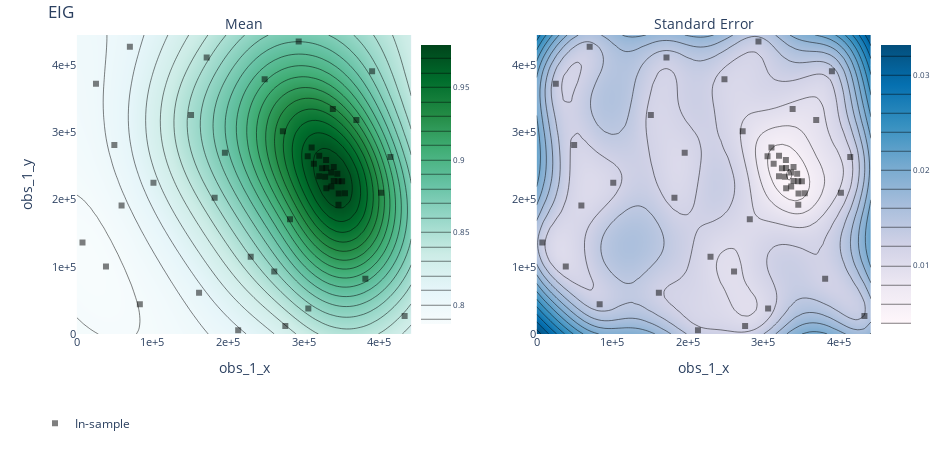

The code cell stored with this chart in its notebook:
### Code cell
render(ax_client.get_contour_plot(param_x="obs_1_x", param_y="obs_1_y", metric_name="EIG"))

### Figure 1 — Plotly figure (JSON) as saved in the notebook; plotly's stock layout.template omitted (floating-point values rounded to 4 significant figures; data arrays with more than 128 entries replaced by an {"elided": "..."} marker saying what was removed)
{"data": [{"autocolorscale": false, "autocontour": true, "colorbar": {"tickfont": {"size": 8}, "ticksuffix": "", "x": 0.45, "y": 0.5}, "colorscale": [[0, "rgb(247,252,253)"], [0.125, "rgb(229,245,249)"], [0.25, "rgb(204,236,230)"], [0.375, "rgb(153,216,201)"], [0.5, "rgb(102,194,164)"], [0.625, "rgb(65,174,118)"], [0.75, "rgb(35,139,69)"], [0.875, "rgb(0,109,44)"], [1, "rgb(0,68,27)"]], "contours": {"coloring": "heatmap"}, "hoverinfo": "x+y+z", "ncontours": 25, "type": "contour", "x": [0, 9027.0, 18050.0, 27080.0, 36110.0, 45130.0, 54160.0, 63190.0, 72210.0, 81240.0, 90270.0, 99290.0, 108300.0, 117300.0, 126400.0, 135400.0, 144400.0, 153500.0, 162500.0, 171500.0, 180500.0, 189600.0, 198600.0, 207600.0, 216600.0, 225700.0, 234700.0, 243700.0, 252700.0, 261800.0, 270800.0, 279800.0, 288800.0, 297900.0, 306900.0, 315900.0, 325000.0, 334000.0, 343000.0, 352000.0, 361100.0, 370100.0, 379100.0, 388100.0, 397200.0, 406200.0, 415200.0, 424200.0, 433300.0, 442300.0], "xaxis": "x", "y": [0, 9082.0, 18160.0, 27250.0, 36330.0, 45410.0, 54490.0, 63570.0, 72650.0, 81740.0, 90820.0, 99900.0, 109000.0, 118100.0, 127100.0, 136200.0, 145300.0, 154400.0, 163500.0, 172600.0, 181600.0, 190700.0, 199800.0, 208900.0, 218000.0, 227000.0, 236100.0, 245200.0, 254300.0, 263400.0, 272500.0, 281500.0, 290600.0, 299700.0, 308800.0, 317900.0, 326900.0, 336000.0, 345100.0, 354200.0, 363300.0, 372400.0, 381400.0, 390500.0, 399600.0, 408700.0, 417800.0, 426800.0, 435900.0, 445000.0], "yaxis": "y", "z": {"elided": "50x50 float values"}, "zauto": true, "zmax": 0.9792, "zmin": -0.9792}, {"autocolorscale": false, "autocontour": true, "colorbar": {"tickfont": {"size": 8}, "ticksuffix": "", "x": 1, "y": 0.5}, "colorscale": [[0, "rgb(255,247,251)"], [0.1429, "rgb(236,231,242)"], [0.2857, "rgb(208,209,230)"], [0.4286, "rgb(166,189,219)"], [0.5714, "rgb(116,169,207)"], [0.7143, "rgb(54,144,192)"], [0.8571, "rgb(5,112,176)"], [1, "rgb(3,78,123)"]], "contours": {"coloring": "heatmap"}, "hoverinfo": "x+y+z", "ncontours": 25, "type": "contour", "x": [0, 9027.0, 18050.0, 27080.0, 36110.0, 45130.0, 54160.0, 63190.0, 72210.0, 81240.0, 90270.0, 99290.0, 108300.0, 117300.0, 126400.0, 135400.0, 144400.0, 153500.0, 162500.0, 171500.0, 180500.0, 189600.0, 198600.0, 207600.0, 216600.0, 225700.0, 234700.0, 243700.0, 252700.0, 261800.0, 270800.0, 279800.0, 288800.0, 297900.0, 306900.0, 315900.0, 325000.0, 334000.0, 343000.0, 352000.0, 361100.0, 370100.0, 379100.0, 388100.0, 397200.0, 406200.0, 415200.0, 424200.0, 433300.0, 442300.0], "xaxis": "x2", "y": [0, 9082.0, 18160.0, 27250.0, 36330.0, 45410.0, 54490.0, 63570.0, 72650.0, 81740.0, 90820.0, 99900.0, 109000.0, 118100.0, 127100.0, 136200.0, 145300.0, 154400.0, 163500.0, 172600.0, 181600.0, 190700.0, 199800.0, 208900.0, 218000.0, 227000.0, 236100.0, 245200.0, 254300.0, 263400.0, 272500.0, 281500.0, 290600.0, 299700.0, 308800.0, 317900.0, 326900.0, 336000.0, 345100.0, 354200.0, 363300.0, 372400.0, 381400.0, 390500.0, 399600.0, 408700.0, 417800.0, 426800.0, 435900.0, 445000.0], "yaxis": "y2", "z": {"elided": "50x50 float values"}}, {"hoverinfo": "text", "legendgroup": "In-sample", "marker": {"color": "black", "opacity": 0.5, "symbol": 1}, "mode": "markers", "name": "In-sample", "text": ["Arm 0_0<br>EIG: 0.822229 (SEM: None)<br>obs_1_x: 275786<br>obs_1_y: 11746.7", "Arm 10_0<br>EIG: 0.855187 (SEM: None)<br>obs_1_x: 230040<br>obs_1_y: 114894", "Arm 11_0<br>EIG: 0.797529 (SEM: None)<br>obs_1_x: 25388.4<br>obs_1_y: 372569", "Arm 12_0<br>EIG: 0.797855 (SEM: None)<br>obs_1_x: 59229.9<br>obs_1_y: 191427", "Arm 13_0<br>EIG: 0.87746 (SEM: None)<br>obs_1_x: 293475<br>obs_1_y: 435156", "Arm 14_0<br>EIG: 0.892618 (SEM: None)<br>obs_1_x: 381662<br>obs_1_y: 82084.8", "Arm 15_0<br>EIG: 0.8594 (SEM: None)<br>obs_1_x: 151095<br>obs_1_y: 325847", "Arm 16_0<br>EIG: 0.805765 (SEM: None)<br>obs_1_x: 161709<br>obs_1_y: 61522.9", "Arm 17_0<br>EIG: 0.900934 (SEM: None)<br>obs_1_x: 369816<br>obs_1_y: 318436", "Arm 18_0<br>EIG: 0.89164 (SEM: None)<br>obs_1_x: 281997<br>obs_1_y: 170815", "Arm 19_0<br>EIG: 0.804499 (SEM: None)<br>obs_1_x: 70211.8<br>obs_1_y: 427680", "Arm 1_0<br>EIG: 0.923972 (SEM: None)<br>obs_1_x: 338638<br>obs_1_y: 334981", "Arm 20_0<br>EIG: 0.78536 (SEM: None)<br>obs_1_x: 7522.37<br>obs_1_y: 136055", "Arm 21_0<br>EIG: 0.901295 (SEM: None)<br>obs_1_x: 248457<br>obs_1_y: 379055", "Arm 22_0<br>EIG: 0.834375 (SEM: None)<br>obs_1_x: 433592<br>obs_1_y: 26750.1", "Arm 23_0<br>EIG: 0.876304 (SEM: None)<br>obs_1_x: 195891<br>obs_1_y: 269716", "Arm 24_0<br>EIG: 0.850594 (SEM: None)<br>obs_1_x: 182319<br>obs_1_y: 202760", "Arm 25_0<br>EIG: 0.872733 (SEM: None)<br>obs_1_x: 390594<br>obs_1_y: 391009", "Arm 26_0<br>EIG: 0.86475 (SEM: None)<br>obs_1_x: 261164<br>obs_1_y: 93026.2", "Arm 27_0<br>EIG: 0.802267 (SEM: None)<br>obs_1_x: 49657<br>obs_1_y: 281228", "Arm 28_0<br>EIG: 0.78974 (SEM: None)<br>obs_1_x: 83391.8<br>obs_1_y: 44360.6", "Arm 29_0<br>EIG: 0.949634 (SEM: None)<br>obs_1_x: 324496<br>obs_1_y: 246510", "Arm 2_0<br>EIG: 0.858598 (SEM: None)<br>obs_1_x: 306211<br>obs_1_y: 37971.9", "Arm 30_0<br>EIG: 0.986515 (SEM: None)<br>obs_1_x: 310626<br>obs_1_y: 277668", "Arm 31_0<br>EIG: 0.970826 (SEM: None)<br>obs_1_x: 305446<br>obs_1_y: 264542", "Arm 32_0<br>EIG: 0.998366 (SEM: None)<br>obs_1_x: 320640<br>obs_1_y: 265362", "Arm 33_0<br>EIG: 0.964808 (SEM: None)<br>obs_1_x: 313548<br>obs_1_y: 253487", "Arm 34_0<br>EIG: 0.987224 (SEM: None)<br>obs_1_x: 336521<br>obs_1_y: 240335", "Arm 35_0<br>EIG: 0.98492 (SEM: None)<br>obs_1_x: 336707<br>obs_1_y: 219706", "Arm 36_0<br>EIG: 1.00434 (SEM: None)<br>obs_1_x: 329755<br>obs_1_y: 258852", "Arm 37_0<br>EIG: 0.977807 (SEM: None)<br>obs_1_x: 328489<br>obs_1_y: 233955", "Arm 38_0<br>EIG: 0.995476 (SEM: None)<br>obs_1_x: 346025<br>obs_1_y: 227432", "Arm 39_0<br>EIG: 0.944488 (SEM: None)<br>obs_1_x: 339829<br>obs_1_y: 248461", "Arm 3_0<br>EIG: 0.815638 (SEM: None)<br>obs_1_x: 101390<br>obs_1_y: 225246", "Arm 40_0<br>EIG: 0.944555 (SEM: None)<br>obs_1_x: 320600<br>obs_1_y: 234726", "Arm 41_0<br>EIG: 0.96699 (SEM: None)<br>obs_1_x: 346114<br>obs_1_y: 192237", "Arm 42_0<br>EIG: 0.957284 (SEM: None)<br>obs_1_x: 329999<br>obs_1_y: 246989", "Arm 43_0<br>EIG: 0.970917 (SEM: None)<br>obs_1_x: 330053<br>obs_1_y: 217025", "Arm 44_0<br>EIG: 0.987261 (SEM: None)<br>obs_1_x: 346440<br>obs_1_y: 209236", "Arm 45_0<br>EIG: 0.986819 (SEM: None)<br>obs_1_x: 354728<br>obs_1_y: 209404", "Arm 46_0<br>EIG: 0.9997 (SEM: None)<br>obs_1_x: 339834<br>obs_1_y: 227789", "Arm 47_0<br>EIG: 0.991684 (SEM: None)<br>obs_1_x: 344612<br>obs_1_y: 238387", "Arm 48_0<br>EIG: 0.988151 (SEM: None)<br>obs_1_x: 350918<br>obs_1_y: 227499", "Arm 4_0<br>EIG: 0.787485 (SEM: None)<br>obs_1_x: 38596.9<br>obs_1_y: 100598", "Arm 5_0<br>EIG: 0.935582 (SEM: None)<br>obs_1_x: 272565<br>obs_1_y: 301738", "Arm 6_0<br>EIG: 0.924325 (SEM: None)<br>obs_1_x: 402517<br>obs_1_y: 210287", "Arm 7_0<br>EIG: 0.843708 (SEM: None)<br>obs_1_x: 171782<br>obs_1_y: 411461", "Arm 8_0<br>EIG: 0.808348 (SEM: None)<br>obs_1_x: 213443<br>obs_1_y: 5646.95", "Arm 9_0<br>EIG: 0.881697 (SEM: None)<br>obs_1_x: 414862<br>obs_1_y: 263275"], "type": "scatter", "x": [275800.0, 230000.0, 25390.0, 59230.0, 293500.0, 381700.0, 151100.0, 161700.0, 369800.0, 282000.0, 70210.0, 338600.0, 7522.0, 248500.0, 433600.0, 195900.0, 182300.0, 390600.0, 261200.0, 49660.0, 83390.0, 324500.0, 306200.0, 310600.0, 305400.0, 320600.0, 313500.0, 336500.0, 336700.0, 329800.0, 328500.0, 346000.0, 339800.0, 101400.0, 320600.0, 346100.0, 330000.0, 330100.0, 346400.0, 354700.0, 339800.0, 344600.0, 350900.0, 38600.0, 272600.0, 402500.0, 171800.0, 213400.0, 414900.0], "xaxis": "x", "y": [11750.0, 114900.0, 372600.0, 191400.0, 435200.0, 82080.0, 325800.0, 61520.0, 318400.0, 170800.0, 427700.0, 335000.0, 136100.0, 379100.0, 26750.0, 269700.0, 202800.0, 391000.0, 93030.0, 281200.0, 44360.0, 246500.0, 37970.0, 277700.0, 264500.0, 265400.0, 253500.0, 240300.0, 219700.0, 258900.0, 234000.0, 227400.0, 248500.0, 225200.0, 234700.0, 192200.0, 247000.0, 217000.0, 209200.0, 209400.0, 227800.0, 238400.0, 227500.0, 100600.0, 301700.0, 210300.0, 411500.0, 5647.0, 263300.0], "yaxis": "y"}, {"hoverinfo": "text", "legendgroup": "In-sample", "marker": {"color": "black", "opacity": 0.5, "symbol": 1}, "mode": "markers", "name": "In-sample", "showlegend": false, "text": ["Arm 0_0<br>EIG: 0.822229 (SEM: None)<br>obs_1_x: 275786<br>obs_1_y: 11746.7", "Arm 10_0<br>EIG: 0.855187 (SEM: None)<br>obs_1_x: 230040<br>obs_1_y: 114894", "Arm 11_0<br>EIG: 0.797529 (SEM: None)<br>obs_1_x: 25388.4<br>obs_1_y: 372569", "Arm 12_0<br>EIG: 0.797855 (SEM: None)<br>obs_1_x: 59229.9<br>obs_1_y: 191427", "Arm 13_0<br>EIG: 0.87746 (SEM: None)<br>obs_1_x: 293475<br>obs_1_y: 435156", "Arm 14_0<br>EIG: 0.892618 (SEM: None)<br>obs_1_x: 381662<br>obs_1_y: 82084.8", "Arm 15_0<br>EIG: 0.8594 (SEM: None)<br>obs_1_x: 151095<br>obs_1_y: 325847", "Arm 16_0<br>EIG: 0.805765 (SEM: None)<br>obs_1_x: 161709<br>obs_1_y: 61522.9", "Arm 17_0<br>EIG: 0.900934 (SEM: None)<br>obs_1_x: 369816<br>obs_1_y: 318436", "Arm 18_0<br>EIG: 0.89164 (SEM: None)<br>obs_1_x: 281997<br>obs_1_y: 170815", "Arm 19_0<br>EIG: 0.804499 (SEM: None)<br>obs_1_x: 70211.8<br>obs_1_y: 427680", "Arm 1_0<br>EIG: 0.923972 (SEM: None)<br>obs_1_x: 338638<br>obs_1_y: 334981", "Arm 20_0<br>EIG: 0.78536 (SEM: None)<br>obs_1_x: 7522.37<br>obs_1_y: 136055", "Arm 21_0<br>EIG: 0.901295 (SEM: None)<br>obs_1_x: 248457<br>obs_1_y: 379055", "Arm 22_0<br>EIG: 0.834375 (SEM: None)<br>obs_1_x: 433592<br>obs_1_y: 26750.1", "Arm 23_0<br>EIG: 0.876304 (SEM: None)<br>obs_1_x: 195891<br>obs_1_y: 269716", "Arm 24_0<br>EIG: 0.850594 (SEM: None)<br>obs_1_x: 182319<br>obs_1_y: 202760", "Arm 25_0<br>EIG: 0.872733 (SEM: None)<br>obs_1_x: 390594<br>obs_1_y: 391009", "Arm 26_0<br>EIG: 0.86475 (SEM: None)<br>obs_1_x: 261164<br>obs_1_y: 93026.2", "Arm 27_0<br>EIG: 0.802267 (SEM: None)<br>obs_1_x: 49657<br>obs_1_y: 281228", "Arm 28_0<br>EIG: 0.78974 (SEM: None)<br>obs_1_x: 83391.8<br>obs_1_y: 44360.6", "Arm 29_0<br>EIG: 0.949634 (SEM: None)<br>obs_1_x: 324496<br>obs_1_y: 246510", "Arm 2_0<br>EIG: 0.858598 (SEM: None)<br>obs_1_x: 306211<br>obs_1_y: 37971.9", "Arm 30_0<br>EIG: 0.986515 (SEM: None)<br>obs_1_x: 310626<br>obs_1_y: 277668", "Arm 31_0<br>EIG: 0.970826 (SEM: None)<br>obs_1_x: 305446<br>obs_1_y: 264542", "Arm 32_0<br>EIG: 0.998366 (SEM: None)<br>obs_1_x: 320640<br>obs_1_y: 265362", "Arm 33_0<br>EIG: 0.964808 (SEM: None)<br>obs_1_x: 313548<br>obs_1_y: 253487", "Arm 34_0<br>EIG: 0.987224 (SEM: None)<br>obs_1_x: 336521<br>obs_1_y: 240335", "Arm 35_0<br>EIG: 0.98492 (SEM: None)<br>obs_1_x: 336707<br>obs_1_y: 219706", "Arm 36_0<br>EIG: 1.00434 (SEM: None)<br>obs_1_x: 329755<br>obs_1_y: 258852", "Arm 37_0<br>EIG: 0.977807 (SEM: None)<br>obs_1_x: 328489<br>obs_1_y: 233955", "Arm 38_0<br>EIG: 0.995476 (SEM: None)<br>obs_1_x: 346025<br>obs_1_y: 227432", "Arm 39_0<br>EIG: 0.944488 (SEM: None)<br>obs_1_x: 339829<br>obs_1_y: 248461", "Arm 3_0<br>EIG: 0.815638 (SEM: None)<br>obs_1_x: 101390<br>obs_1_y: 225246", "Arm 40_0<br>EIG: 0.944555 (SEM: None)<br>obs_1_x: 320600<br>obs_1_y: 234726", "Arm 41_0<br>EIG: 0.96699 (SEM: None)<br>obs_1_x: 346114<br>obs_1_y: 192237", "Arm 42_0<br>EIG: 0.957284 (SEM: None)<br>obs_1_x: 329999<br>obs_1_y: 246989", "Arm 43_0<br>EIG: 0.970917 (SEM: None)<br>obs_1_x: 330053<br>obs_1_y: 217025", "Arm 44_0<br>EIG: 0.987261 (SEM: None)<br>obs_1_x: 346440<br>obs_1_y: 209236", "Arm 45_0<br>EIG: 0.986819 (SEM: None)<br>obs_1_x: 354728<br>obs_1_y: 209404", "Arm 46_0<br>EIG: 0.9997 (SEM: None)<br>obs_1_x: 339834<br>obs_1_y: 227789", "Arm 47_0<br>EIG: 0.991684 (SEM: None)<br>obs_1_x: 344612<br>obs_1_y: 238387", "Arm 48_0<br>EIG: 0.988151 (SEM: None)<br>obs_1_x: 350918<br>obs_1_y: 227499", "Arm 4_0<br>EIG: 0.787485 (SEM: None)<br>obs_1_x: 38596.9<br>obs_1_y: 100598", "Arm 5_0<br>EIG: 0.935582 (SEM: None)<br>obs_1_x: 272565<br>obs_1_y: 301738", "Arm 6_0<br>EIG: 0.924325 (SEM: None)<br>obs_1_x: 402517<br>obs_1_y: 210287", "Arm 7_0<br>EIG: 0.843708 (SEM: None)<br>obs_1_x: 171782<br>obs_1_y: 411461", "Arm 8_0<br>EIG: 0.808348 (SEM: None)<br>obs_1_x: 213443<br>obs_1_y: 5646.95", "Arm 9_0<br>EIG: 0.881697 (SEM: None)<br>obs_1_x: 414862<br>obs_1_y: 263275"], "type": "scatter", "x": [275800.0, 230000.0, 25390.0, 59230.0, 293500.0, 381700.0, 151100.0, 161700.0, 369800.0, 282000.0, 70210.0, 338600.0, 7522.0, 248500.0, 433600.0, 195900.0, 182300.0, 390600.0, 261200.0, 49660.0, 83390.0, 324500.0, 306200.0, 310600.0, 305400.0, 320600.0, 313500.0, 336500.0, 336700.0, 329800.0, 328500.0, 346000.0, 339800.0, 101400.0, 320600.0, 346100.0, 330000.0, 330100.0, 346400.0, 354700.0, 339800.0, 344600.0, 350900.0, 38600.0, 272600.0, 402500.0, 171800.0, 213400.0, 414900.0], "xaxis": "x2", "y": [11750.0, 114900.0, 372600.0, 191400.0, 435200.0, 82080.0, 325800.0, 61520.0, 318400.0, 170800.0, 427700.0, 335000.0, 136100.0, 379100.0, 26750.0, 269700.0, 202800.0, 391000.0, 93030.0, 281200.0, 44360.0, 246500.0, 37970.0, 277700.0, 264500.0, 265400.0, 253500.0, 240300.0, 219700.0, 258900.0, 234000.0, 227400.0, 248500.0, 225200.0, 234700.0, 192200.0, 247000.0, 217000.0, 209200.0, 209400.0, 227800.0, 238400.0, 227500.0, 100600.0, 301700.0, 210300.0, 411500.0, 5647.0, 263300.0], "yaxis": "y2"}], "layout": {"annotations": [{"font": {"size": 14}, "showarrow": false, "text": "Mean", "x": 0.25, "xanchor": "center", "xref": "paper", "y": 1, "yanchor": "bottom", "yref": "paper"}, {"font": {"size": 14}, "showarrow": false, "text": "Standard Error", "x": 0.8, "xanchor": "center", "xref": "paper", "y": 1, "yanchor": "bottom", "yref": "paper"}], "autosize": false, "height": 450, "hovermode": "closest", "legend": {"orientation": "h", "x": 0, "y": -0.25}, "margin": {"b": 100, "l": 35, "pad": 0, "r": 35, "t": 35}, "title": {"text": "EIG"}, "width": 950, "xaxis": {"anchor": "y", "autorange": false, "domain": [0.05, 0.45], "exponentformat": "e", "range": [0, 442300.0], "tickfont": {"size": 11}, "tickmode": "auto", "title": {"text": "obs_1_x"}, "type": "linear"}, "xaxis2": {"anchor": "y2", "autorange": false, "domain": [0.6, 1], "exponentformat": "e", "range": [0, 442300.0], "tickfont": {"size": 11}, "tickmode": "auto", "title": {"text": "obs_1_x"}, "type": "linear"}, "yaxis": {"anchor": "x", "autorange": false, "domain": [0, 1], "exponentformat": "e", "range": [0, 445000.0], "tickfont": {"size": 11}, "tickmode": "auto", "title": {"text": "obs_1_y"}, "type": "linear"}, "yaxis2": {"anchor": "x2", "autorange": false, "domain": [0, 1], "exponentformat": "e", "range": [0, 445000.0], "tickfont": {"size": 11}, "tickmode": "auto", "type": "linear"}}}
